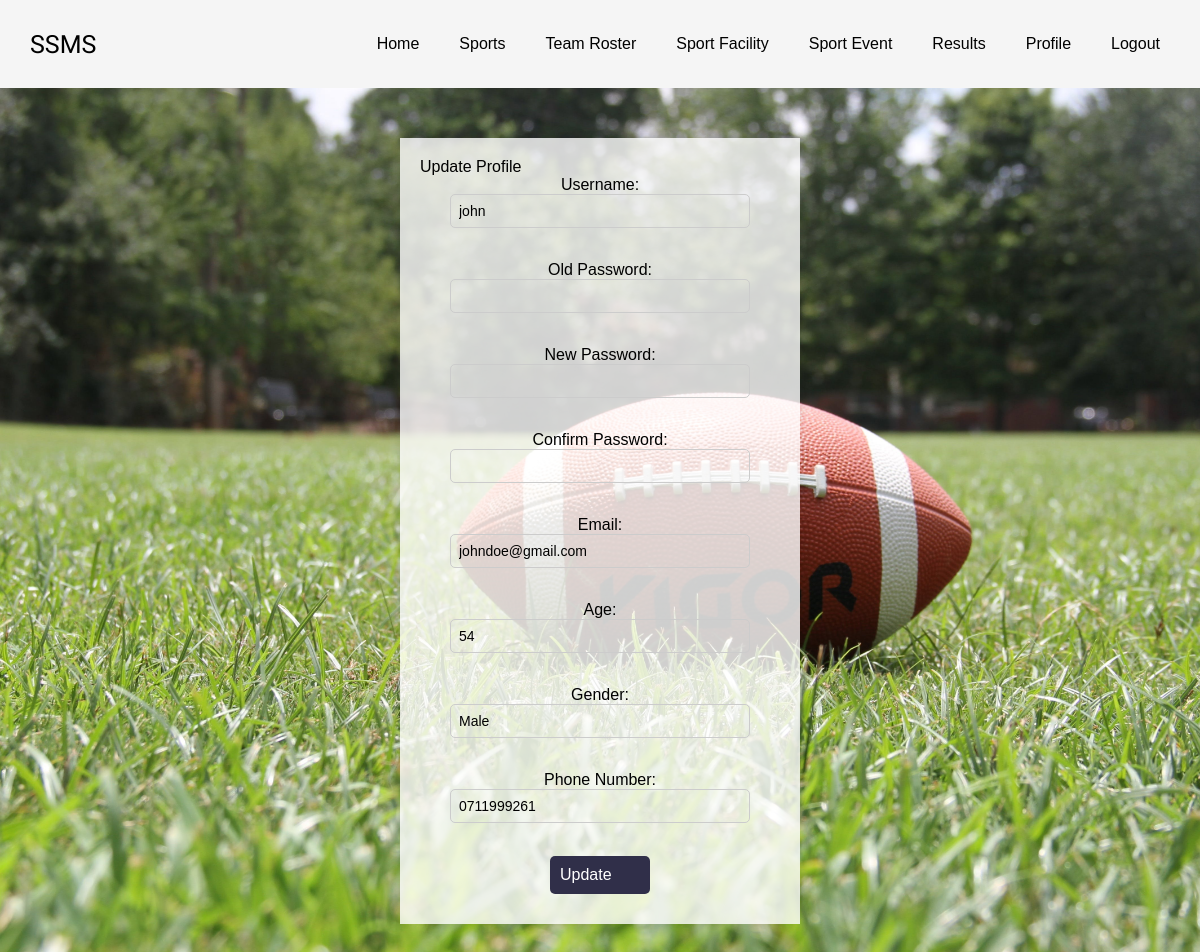
The page /student/student_profile.php (signed in) on the database its author committed.
### tables this page shows
CREATE TABLE `users` (
  `id` int(11) NOT NULL,
  `username` varchar(30) NOT NULL,
  `pwd` varchar(255) NOT NULL,
  `email` varchar(100) NOT NULL,
  `created_at` datetime NOT NULL DEFAULT curtime(),
  `role` varchar(50) NOT NULL DEFAULT 'student',
  `age` int(11) DEFAULT NULL,
  `gender` varchar(10) DEFAULT NULL,
  `phone_number` varchar(20) DEFAULT NULL
);

### student/student_profile.php (the view, shortened to what this page needs)
<?php
require_once '../includes/dbh.inc.php';
$user_id = $_SESSION['user_id'];
$stmt = $pdo->prepare("SELECT * FROM users WHERE id = ?");
$stmt->execute([$user_id]);
$user = $stmt->fetch(PDO::FETCH_ASSOC);
?>
<!DOCTYPE html>
<html lang="en">
<head>
    <link rel="stylesheet" href="../css/reset.css">
    <link rel="stylesheet" href="../css/student_profile.css">
</head>
<?php include('../includes/student_header.inc.php'); ?>
<body>
    <div class="container">
        <h1>Update Profile</h1>
        <form action="../includes/student_profile.inc.php" method="post">
            <label for="username">Username:</label>
            <input type="text" name="username" id="username" value="<?= $user['username'] ?>" readonly><br>
            <label for="old_password">Old Password:</label>
            <input type="password" name="old_password" id="old_password" required><br>
            <label for="new_password">New Password:</label>
            <input type="password" name="new_password" id="new_password"><br>
            <label for="confirm_password">Confirm Password:</label>
            <input type="password" name="confirm_password" id="confirm_password"><br>
            <label for="email">Email:</label>
            <input type="email" name="email" id="email" value="<?= $user['email'] ?>" required><br>
            <label for="age">Age:</label>
            <input type="number" name="age" id="age" value="<?= $user['age'] ?>" required><br>
            <label for="gender">Gender:</label>
            <select name="gender" id="gender" required>
                <option value="male" <?= ($user['gender'] == 'male') ? 'selected' : '' ?>>Male</option>
            </select><br>
            <label for="phone_number">Phone Number:</label>
            <input type="text" name="phone_number" id="phone_number" value="<?= $user['phone_number'] ?>" required><br>
            <button type="submit">Update</button>
        </form>
    </div>
</body>
</html>

### css/student_profile.css (style rules this page uses)
body { font-family: Arial, "Lucida Sans", sans-serif; margin: 0; padding: 0; background-image: url('../img/pexels-pixabay-209956.jpg'); background-size: cover; background-position: center; }
.container { max-width: 400px; margin: 50px auto; padding: 20px; background-color: rgba(255, 255, 255, 0.8); box-shadow: 0 0 10px rgba(0, 0, 0, 0.1); }
form { display: flex; flex-direction: column; align-items: center; }
input[type="text"], input[type="password"], input[type="email"], input[type="number"], select { width: 100%; max-width: 300px; padding: 8px; font-size: 14px; margin-bottom: 15px; border: 1px solid #ccc; border-radius: 5px; box-sizing: border-box; }
button[type="submit"], button[type="button"] { width: 100%; max-width: 100px; padding: 10px; font-size: 16px; background-color: #302f49; color: #fff; border: none; border-radius: 5px; cursor: pointer; box-sizing: border-box; margin-bottom: 10px; }

### css/student_homepage.css (style rules this page uses)
body { margin: 0; box-sizing: border-box; font-family: Arial, sans-serif; }

### rows shown on the page
users: username "john", email "johndoe@gmail.com", age "54", gender "Male", phone_number "0711999261"
